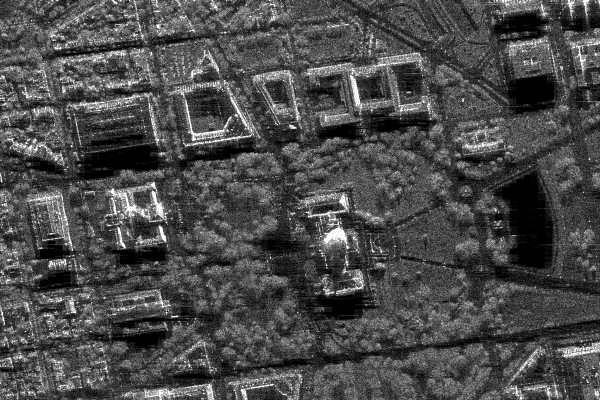
#> input picture sar_1_gray.jpg, 600 x 400 px
$ python Task-1.py
#> lines starting #> are read from the running program, lines starting #| are printed output that depends on the picture; after the words box and inside, x2 and y2 are one past the last pixel; in counts of white or black regions, pixels touching at a corner belong together
import numpy as np
import cv2
import matplotlib.pyplot as plt

from skimage.metrics import structural_similarity, mean_squared_error

# Загрузка изображения в оттенках серого sar_1_gray.jpg
image = cv2.imread('sar_1_gray.jpg', cv2.IMREAD_GRAYSCALE)
#> image is the input picture: shape (400, 600); min 0, max 255, mean 74.9
plt.imshow(image, cmap='gray')
plt.show()

histSize = 256
histRange = (0, 256)
accumulate = False

# Обычная гистограмма
hist = cv2.calcHist([image], [0], None, [histSize], histRange, accumulate=accumulate)
#> hist = 256 values, max 3786 at index 1, min 40 at index 251, mean 937.5
plt.plot(hist)
plt.show()
#> figure, not shown here; curve peaks at x = 1, y = 3786

# Кумутативная гистограмма
hist_cum = hist.cumsum()
#> hist_cum = 256 values from 2689 to 240000
plt.plot(hist_cum)
plt.show()
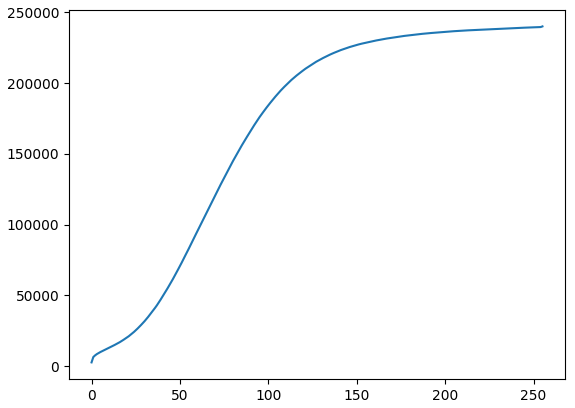
#> figure drawn by matplotlib, 1 panel; curve peaks at x = 255, y = 240000

# Нормированная гистограмма
hist_norm = hist /  (image.shape[0] * image.shape[1])
#> hist_norm = 256 values, max 0.0158 at index 1, min 0.000167 at index 251, mean 0.00391
plt.plot(hist_norm)
plt.show()
#> figure, not shown here; curve peaks at x = 1, y = 0.0158

# Гамма коррекция
def gamma_correction(img, gamma):
    # R_uncorrected / R_max
#> called with gamma = 0.5
    img_norm = img.astype(np.float32) / 255.0

    # (...) ^ gamma
    img_gamma = np.power(img_norm, gamma)

    # (...) * R_max
    img_corrected = np.clip(img_gamma * 255.0, 0, 255).astype(np.uint8)

    return img_corrected


# < 1
gamma_low = 0.5
image_gamma_low = gamma_correction(image, gamma_low)

# > 1
gamma_high = 2.5
image_gamma_high = gamma_correction(image, gamma_high)

fig, axes = plt.subplots(1, 3, figsize=(18, 6))

axes[0].imshow(image, cmap='gray')
axes[0].set_title('Оригинал')
axes[0].axis('off')

axes[1].imshow(image_gamma_low, cmap='gray')
axes[1].set_title(f'Гамма = {gamma_low}')
axes[1].axis('off')

axes[2].imshow(image_gamma_high, cmap='gray')
axes[2].set_title(f'Гамма = {gamma_high}')
axes[2].axis('off')

plt.tight_layout()
plt.show()

# Сравнение исходного изображения, скорректированного при помощи гамма-фильтра. MSE, SSIM
(ssim_low, diff_low) = structural_similarity(image, image_gamma_low, full=True, data_range=255)
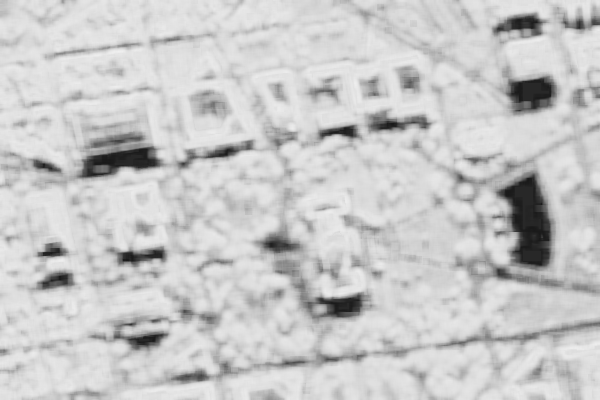
#> diff_low: shape (400, 600) float64; min 0.0986, max 0.942, mean 0.789
#> ssim_low = 0.788
diff_low = (diff_low * 255).astype("uint8")
print(f"Гамма={gamma_low} (осветление): SSIM = {ssim_low:.4f}")
#| Гамма=0.5 (осветление): SSIM = 0.7875

mse_low = mean_squared_error(image, image_gamma_low)
#> mse_low = 3250.4
print(f"Гамма={gamma_low} (осветление): MSE  = {mse_low:.2f}")
#| Гамма=0.5 (осветление): MSE  = 3250.43

(ssim_high, diff_high) = structural_similarity(image, image_gamma_high, full=True, data_range=255)
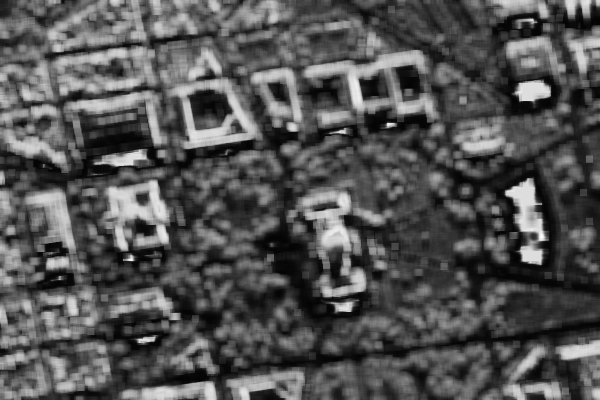
#> diff_high: shape (400, 600) float64; min 0.0126, max 0.984, mean 0.33
#> ssim_high = 0.328
diff_high = (diff_high * 255).astype("uint8")
print(f"Гамма={gamma_high} (затемнение): SSIM = {ssim_high:.4f}")
#| Гамма=2.5 (затемнение): SSIM = 0.3285

mse_high = mean_squared_error(image, image_gamma_high)
#> mse_high = 3556.5
print(f"Гамма={gamma_high} (затемнение): MSE  = {mse_high:.2f}")
#| Гамма=2.5 (затемнение): MSE  = 3556.52

fig, axes = plt.subplots(1, 2, figsize=(12, 6))

axes[0].imshow(diff_low)
axes[0].set_title(f'Карта различий, гамма = {gamma_low}')
axes[0].axis('off')

axes[1].imshow(diff_high)
axes[1].set_title(f'Карта различий, гамма = {gamma_high}')
axes[1].axis('off')

plt.tight_layout()
plt.show()

# Алгоритм статистической цветокоррекции на основе статистики eq_gray
def my_equalize_hist(img):
    # гистограмма H(j)
    hist = np.bincount(img.ravel(), minlength=256)

    # кумулятивная функция распределения H'(i) = Σ_{j<i} H(j)
    cdf = hist.cumsum()
#> cdf = 256 values from 2689 to 240000

    # растяжение H' так, чтобы max = 255
    cdf_min = cdf[cdf > 0].min()
#> cdf_min = 2689
    N = img.size
#> N = 240000
    lut = np.round((cdf - cdf_min) / (N - cdf_min) * 255).astype(np.uint8)
#> lut = 256 values from 0 to 255
    lut[cdf <= cdf_min] = 0

    # максимум таблицы = 255
    assert lut.max() == 255, f"lut.max() = {lut.max()}, ожидалось 255"

    # преобразование equalized(x,y) = H'(src(x,y))
    eq = lut[img]
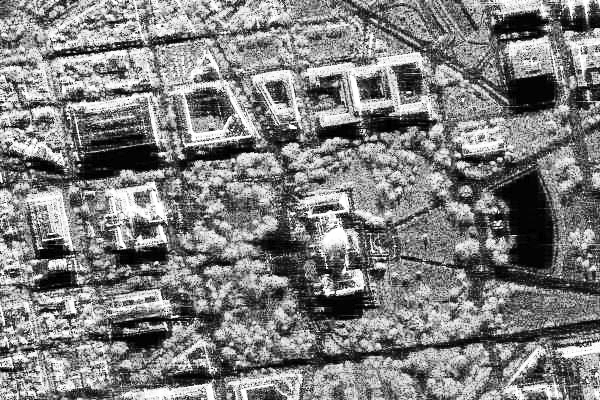
#> eq: shape (400, 600); min 0, max 255, mean 127

    return eq

#eq_gray = cv2.equalizeHist(image)
eq_gray = my_equalize_hist(image)

plt.imshow(eq_gray, cmap='gray')
plt.title('eq_gray (equalizeHist)')
plt.axis('off')
plt.show()

E_s = eq_gray.mean()    # E_s
#> E_s = 127
D_s = eq_gray.std()     # D_s
#> D_s = 74.27
E_t = image.mean()      # E_t
#> E_t = 74.94
D_t = image.std()       # D_t
#> D_t = 43.66

print(f"source (eq_gray): E_s = {E_s:.2f}, D_s = {D_s:.2f}")
#| source (eq_gray): E_s = 127.03, D_s = 74.27
print(f"target (image):   E_t = {E_t:.2f}, D_t = {D_t:.2f}")
#| target (image):   E_t = 74.94, D_t = 43.66

C_t_new = E_s + (image.astype(np.float32) - E_t) * (D_s / D_t)
image_stat = np.clip(C_t_new, 0, 255).astype(np.uint8)

print(f"result (image_stat): mean = {image_stat.mean():.2f}, std = {image_stat.std():.2f}")
#| result (image_stat): mean = 123.12, std = 65.30

plt.imshow(image_stat, cmap='gray')
plt.title('Статистическая цветокоррекция (по статистике eq_gray)')
plt.axis('off')
plt.show()

# Тест работы алгоритмов пороговой фильтрации с различными параметрами
threshold_values = [50, 125, 200]

# 1. THRESH_BINARY
print("-" * 10)
print("THRESH_BINARY")
print(" " * 2)

fig, axes = plt.subplots(1, len(threshold_values) + 1, figsize=(22, 5))
axes[0].imshow(image, cmap='gray')
axes[0].set_title('Оригинал')
axes[0].axis('off')

for ax, t in zip(axes[1:], threshold_values):
    _, thresh_bin = cv2.threshold(image, t, 255, cv2.THRESH_BINARY)
    # Проверка: значения в thresh_bin могут быть только 0 или 255
    unique_vals = np.unique(thresh_bin)
    n_255 = thresh_bin[thresh_bin == 255].sum()
    n_127 = thresh_bin[thresh_bin == 127].sum()
    print(f"t={t:3d}: unique = {unique_vals}, count(255) = {np.sum(thresh_bin == 255)}, "
          f"thresh_bin[thresh_bin==127].sum() = {n_127}")

    ax.imshow(thresh_bin, cmap='gray')
    ax.set_title(f'BINARY, t={t}')
    ax.axis('off')
#> this loop made 3 passes
#> n_255 on passes 1 to 3: 43140390, 6777135, 976650
#| t= 50: unique = [  0 255], count(255) = 169178, thresh_bin[thresh_bin==127].sum() = 0
#| t=125: unique = [  0 255], count(255) = 26577, thresh_bin[thresh_bin==127].sum() = 0
#| t=200: unique = [  0 255], count(255) = 3830, thresh_bin[thresh_bin==127].sum() = 0
#> pass 1, `_, thresh_bin = cv2.threshold(image, t, 255, cv2.THRESH_BINARY)`:
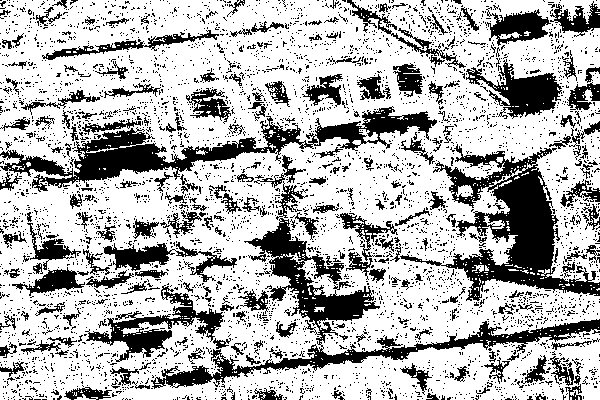
#> thresh_bin: shape (400, 600); 70.5% white; 4371 black regions (4132 under 20 px), largest, box (x1, y1, x2, y2) and area: (151, 218, 600, 389) 9418, (400, 144, 600, 301) 9322, (0, 106, 437, 192) 8317

plt.tight_layout()
plt.show()

# 2. THRESH_BINARY_INV
print("\n" + "-" * 10)
print("THRESH_BINARY_INV")
print(" " * 2)

fig, axes = plt.subplots(1, len(threshold_values) + 1, figsize=(22, 5))
axes[0].imshow(image, cmap='gray')
axes[0].set_title('Оригинал')
axes[0].axis('off')

for ax, t in zip(axes[1:], threshold_values):
    _, thresh_bin_inv = cv2.threshold(image, t, 255, cv2.THRESH_BINARY_INV)

    # Проверка: должны быть только 0 и 255, значит n0 + n255 == image.size
    unique_vals = np.unique(thresh_bin_inv)

    n255 = np.sum(thresh_bin_inv == 255)
    n0   = np.sum(thresh_bin_inv == 0)

    print(f"t={t:3d}: unique = {unique_vals}, count(255) = {n255}, count(0) = {n0}, "
          f"n0 + n255 = {n0 + n255} == size = {image.size}")

    ax.imshow(thresh_bin_inv, cmap='gray')
    ax.set_title(f'BINARY_INV, t={t}')
    ax.axis('off')
#> this loop made 3 passes
#> (n255, n0) on passes 1 to 3: (70822, 169178), (213423, 26577), (236170, 3830)
#| t= 50: unique = [  0 255], count(255) = 70822, count(0) = 169178, n0 + n255 = 240000 == size = 240000
#| t=125: unique = [  0 255], count(255) = 213423, count(0) = 26577, n0 + n255 = 240000 == size = 240000
#| t=200: unique = [  0 255], count(255) = 236170, count(0) = 3830, n0 + n255 = 240000 == size = 240000

plt.tight_layout()
plt.show()

# 3. THRESH_TRUNC
print("\n" + "-" * 10)
print("THRESH_TRUNC")
print(" " * 2)

fig, axes = plt.subplots(1, len(threshold_values) + 1, figsize=(22, 5))
axes[0].imshow(image, cmap='gray')
axes[0].set_title('Оригинал')
axes[0].axis('off')

for ax, t in zip(axes[1:], threshold_values):
    _, thresh_trunc = cv2.threshold(image, t, 255, cv2.THRESH_TRUNC)
    unique_vals = np.unique(thresh_trunc)
    max_val = thresh_trunc.max()
    # Проверка: максимальное значение не должно превышать t
    print(f"t={t:3d}: max = {max_val}, уникальных значений = {len(unique_vals)}, "
          f"уникальных > t = {np.sum(unique_vals > t)}")

    ax.imshow(thresh_trunc, cmap='gray')
    ax.set_title(f'TRUNC, t={t}')
    ax.axis('off')
#> this loop made 3 passes
#> max_val on passes 1 to 3: 50, 125, 200
#| t= 50: max = 50, уникальных значений = 51, уникальных > t = 0
#| t=125: max = 125, уникальных значений = 126, уникальных > t = 0
#| t=200: max = 200, уникальных значений = 201, уникальных > t = 0
#> pass 1, `_, thresh_trunc = cv2.threshold(image, t, 255, cv2.THRESH_TRUNC)`:
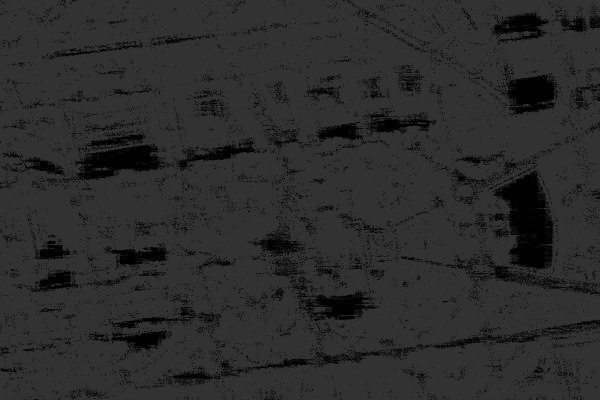
#> thresh_trunc: shape (400, 600); min 0, max 50, mean 43.8

plt.tight_layout()
plt.show()

# 4. THRESH_TOZERO
print("\n" + "-" * 10)
print("THRESH_TOZERO")
print(" " * 2)

fig, axes = plt.subplots(1, len(threshold_values) + 1, figsize=(22, 5))
axes[0].imshow(image, cmap='gray')
axes[0].set_title('Оригинал')
axes[0].axis('off')

for ax, t in zip(axes[1:], threshold_values):
    _, thresh_tozero = cv2.threshold(image, t, 255, cv2.THRESH_TOZERO)
    n_zeros = np.sum(thresh_tozero == 0)
    # Проверка: значения ниже порога должны были стать 0
    print(f"t={t:3d}: count(0) = {n_zeros}, max = {thresh_tozero.max()}, "
          f"min(ненулевых) = {thresh_tozero[thresh_tozero > 0].min() if np.any(thresh_tozero > 0) else 'N/A'}")

    ax.imshow(thresh_tozero, cmap='gray')
    ax.set_title(f'TOZERO, t={t}')
    ax.axis('off')
#> this loop made 3 passes
#> n_zeros on passes 1 to 3: 70822, 213423, 236170
#| t= 50: count(0) = 70822, max = 255, min(ненулевых) = 51
#| t=125: count(0) = 213423, max = 255, min(ненулевых) = 126
#| t=200: count(0) = 236170, max = 255, min(ненулевых) = 201

plt.tight_layout()
plt.show()

# 5. THRESH_TOZERO_INV
print("\n" + "-" * 10)
print("THRESH_TOZERO_INV")
print(" " * 2)

fig, axes = plt.subplots(1, len(threshold_values) + 1, figsize=(22, 5))
axes[0].imshow(image, cmap='gray')
axes[0].set_title('Оригинал')
axes[0].axis('off')

for ax, t in zip(axes[1:], threshold_values):
    _, thresh_tozero_inv = cv2.threshold(image, t, 255, cv2.THRESH_TOZERO_INV)
    n_zeros = np.sum(thresh_tozero_inv == 0)
    # Проверка: значения выше порога должны были стать 0
    print(f"t={t:3d}: count(0) = {n_zeros}, max = {thresh_tozero_inv.max()}, "
          f"max(ненулевых) = {thresh_tozero_inv[thresh_tozero_inv > 0].max() if np.any(thresh_tozero_inv > 0) else 'N/A'}")

    ax.imshow(thresh_tozero_inv, cmap='gray')
    ax.set_title(f'TOZERO_INV, t={t}')
    ax.axis('off')
#> this loop made 3 passes
#> n_zeros on passes 1 to 3: 171867, 29266, 6519
#| t= 50: count(0) = 171867, max = 50, max(ненулевых) = 50
#| t=125: count(0) = 29266, max = 125, max(ненулевых) = 125
#| t=200: count(0) = 6519, max = 200, max(ненулевых) = 200
#> pass 3, `_, thresh_tozero_inv = cv2.threshold(image, t, 255, cv2.THRESH_TOZERO_..`:
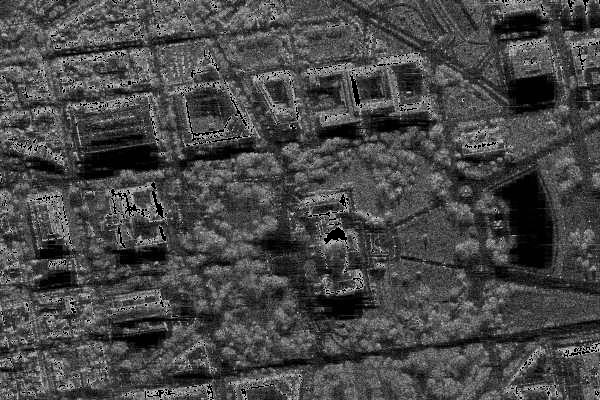
#> thresh_tozero_inv: shape (400, 600); min 0, max 200, mean 71.3

plt.tight_layout()
plt.show()
